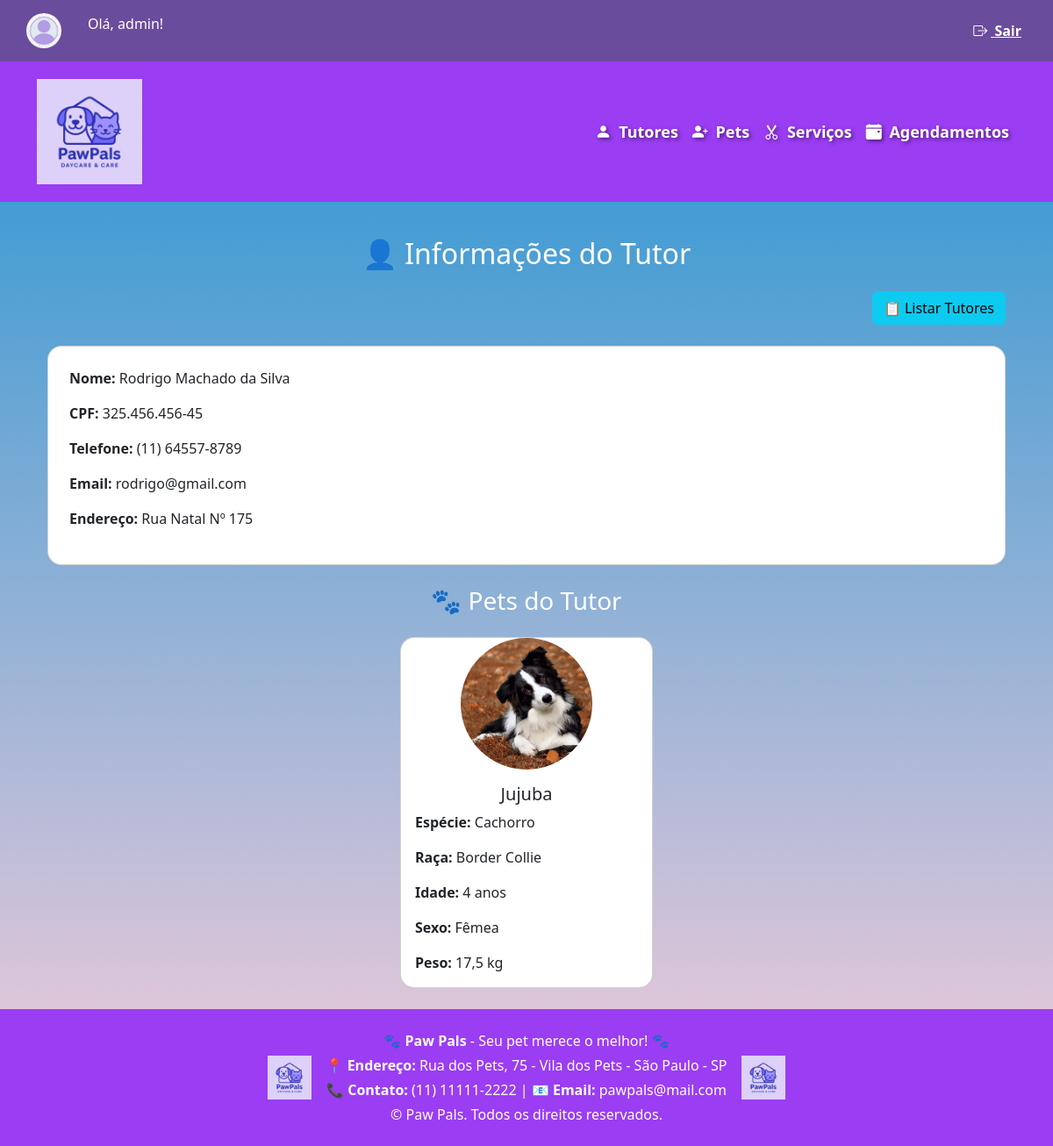
Before: /tutores/1/ (signed in) with the older database file.
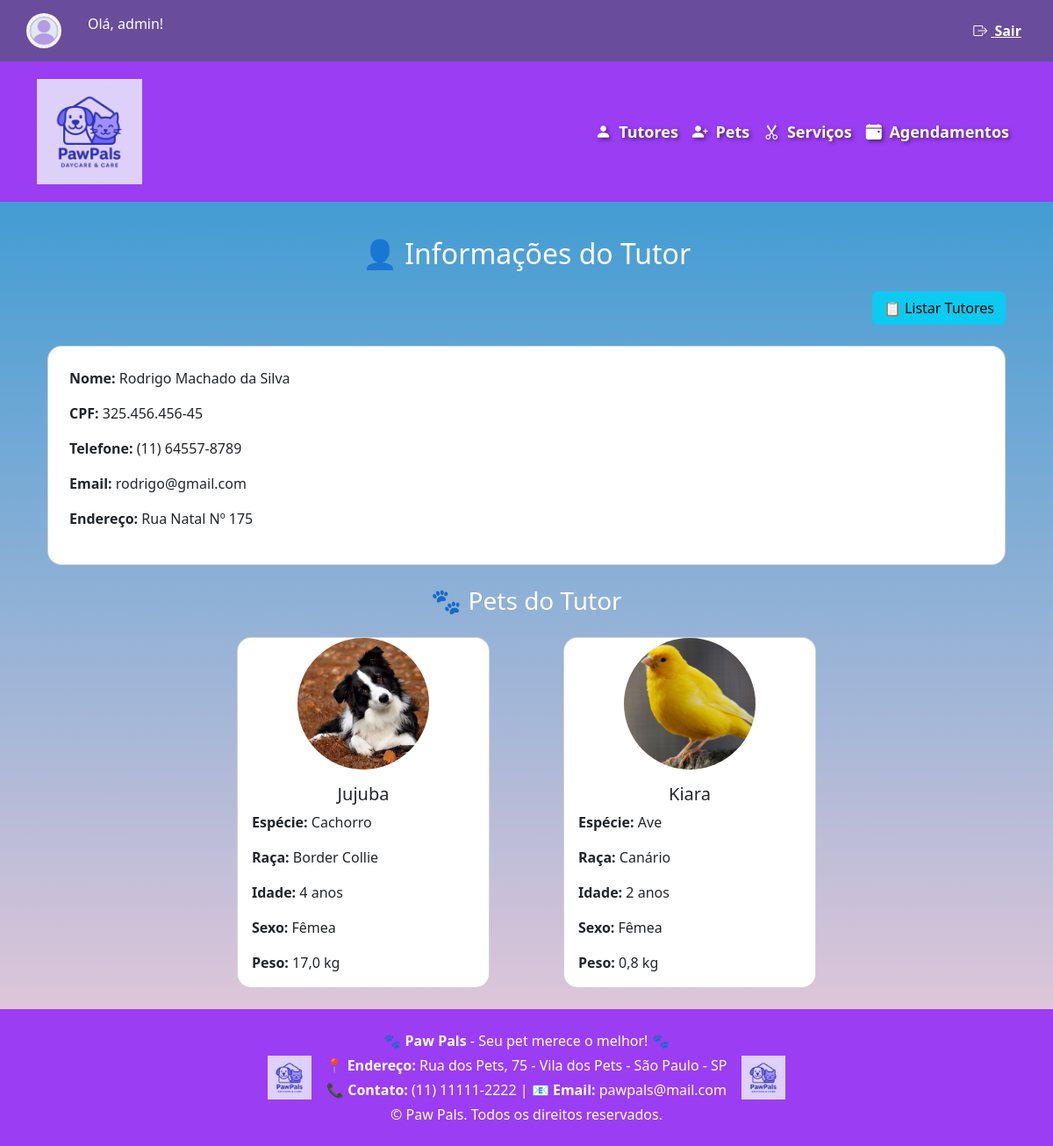
After: the same page with the newer database file.
### klugpet/models.py (models this page shows, shortened)
class Usuario(AbstractUser):
    NIVEL_CHOICES = (
        ('admin', 'Administrador'),
        ('funcionario', 'Funcionário'),
    )
    nivel = models.CharField(max_length=20, choices=NIVEL_CHOICES, default='funcionario')

class Tutor(models.Model):
    nome_completo = models.CharField(max_length=255)
    cpf = models.CharField(max_length=14, unique=True)
    telefone = models.CharField(max_length=20, blank=True, null=True)
    email = models.EmailField(blank=True, null=True)
    endereco = models.TextField(blank=True, null=True)
    cidade = models.TextField(blank=True, null=True)
    estado = models.TextField(blank=True, null=True)
    conheceu = models.TextField(blank=True, null=True)

class Pet(models.Model):
    nome = models.CharField(max_length=100)
    especie = models.CharField(max_length=100)
    raca = models.CharField(max_length=100, blank=True, null=True)
    idade = models.CharField(blank=True, null=True)
    sexo = models.CharField(max_length=100, blank=True, null=True)
    peso = models.FloatField(blank=True, null=True)
    observacoes_medicas = models.TextField(blank=True, null=True)
    foto = models.ImageField(upload_to='pets/', blank=True, null=True)
    tutor = models.ForeignKey(Tutor, on_delete=models.CASCADE)

### klugpet/views.py (the view)
# urls.py: path('tutores/<int:tutor_id>/', views.detalhes_tutor, name='detalhes_tutor'),
@login_required
def detalhes_tutor(request, tutor_id):
    tutor = get_object_or_404(Tutor, id=tutor_id)
    pets = tutor.pet_set.all()
    return render(request, 'detalhes_tutor.html', {'tutor': tutor, 'pets': pets})

### klugpet/templates/detalhes_tutor.html (shortened to what this page needs)
{% extends 'base.html' %}
{% load static %}
{% block content %}
<div class="container mt-3">
    <h2 class="text-center mb-4">👤 Informações do Tutor</h2>
    <div class="text-end mt-3 mb-4">
        <a href="{% url 'listar_tutores' %}" class="btn btn-info">📋 Listar Tutores</a>
    </div>
    <div class="card mb-4 p-4 rounded-4">
        <p><strong>Nome:</strong> {{ tutor.nome_completo }}</p>
        <p><strong>CPF:</strong> {{ tutor.cpf }}</p>
        <p><strong>Telefone:</strong> {{ tutor.telefone }}</p>
        <p><strong>Email:</strong> {{ tutor.email }}</p>
        <p><strong>Endereço:</strong> {{ tutor.endereco }}</p>
    </div>
    <h3 class="text-center mb-4">🐾 Pets do Tutor</h3>
    <div class="row row-cols-1 row-cols-md-2 row-cols-lg-3 g-4 justify-content-center">
        {% for pet in pets %}
        <div class="col d-flex justify-content-center">
            <div class="card h-100 rounded-4" style="width: 18rem;">
                <div class="d-flex justify-content-center">
                    {% if pet.foto %}
                        <img src="{{ pet.foto.url }}" class="card-img-top rounded-circle" alt="{{ pet.nome }}" style="width: 150px; height: 150px; object-fit: cover;">
                    {% else %}
                        <img src="{% static 'img/sem-foto.jpg' %}" class="card-img-top rounded-circle d-block mx-auto" alt="Sem foto" style="width: 150px; height: 150px; object-fit: cover;">
                    {% endif %}
                </div>
                <div class="card-body">
                    <h5 class="card-title text-center">{{ pet.nome }}</h5>
                    <p class="card-text"><strong>Espécie:</strong> {{ pet.especie }}</p>
                    <p class="card-text"><strong>Raça:</strong> {{ pet.raca }}</p>
                    <p class="card-text"><strong>Idade:</strong> {{ pet.idade }} anos</p>
                    <p class="card-text"><strong>Sexo:</strong> {{ pet.sexo }}</p>
                    <p class="card-text"><strong>Peso:</strong> {{ pet.peso }} kg</p>
                </div>
            </div>
        </div>
        {% endfor %}
    </div>
</div>
{% endblock %}

### klugpet/templates/base.html (shortened to what this page needs)
<!DOCTYPE html>
<html lang="pt-br">
<head>
    {% load static %}
    <link rel="stylesheet" href="https://cdn.jsdelivr.net/npm/bootstrap@5.3.0/dist/css/bootstrap.min.css">
    <link rel="stylesheet" href="https://cdn.jsdelivr.net/npm/bootstrap-icons@1.11.3/font/bootstrap-icons.min.css">
</head>
<body>
    <div class="header-top">
        <div class="user-logo">
            {% if user.is_authenticated %}
                <img src="{% static 'img/user_avatar.jpg' %}" alt="Avatar" class="rounded-circle">
                <p class="user-info">Olá, {{ user.username }}!</p>
            {% else %}
                <p class="user-info">Bem-vindo, visitante!</p>
            {% endif %}
        </div>
        <div>
            {% if user.is_authenticated %}
                <form method="POST" action="{% url 'logout' %}" onsubmit="return confirmLogout()">
                    <button type="submit" class="logout-btn"><i class="bi bi-box-arrow-right me-1"></i> Sair</button>
                </form>
            {% endif %}
        </div>
    </div>
    <nav class="navbar navbar-expand-lg navbar-dark">
        <div class="container">
            <a class="navbar-brand d-flex align-items-center" href="{% if user.is_authenticated %}{% url 'home' %}{% else %}{% url 'login' %}{% endif %}">
                <img src="{% static 'img/logo_daycare.png' %}" alt="Logo" width="120" height="120" class="me-3">
            </a>
            <div class="collapse navbar-collapse" id="navbarNav">
                <ul class="navbar-nav ms-auto">
                    <li class="nav-item"><a class="nav-link" href="{% url 'cadastro_tutor' %}"><i class="bi bi-person-fill me-1"></i> Tutores</a></li>
                    <li class="nav-item"><a class="nav-link" href="{% url 'cadastro_pet' %}"><i class="bi bi-person-plus-fill me-1"></i> Pets</a></li>
                    <li class="nav-item"><a class="nav-link" href="{% url 'cadastro_servico' %}"><i class="bi bi-scissors me-1"></i> Serviços</a></li>
                    <li class="nav-item"><a class="nav-link" href="{% url 'agendamento' %}"><i class="bi bi-calendar-event-fill me-1"></i> Agendamentos</a></li>
                </ul>
            </div>
        </div>
    </nav>
    <div class="container content py-4">
        {% block content %}{% endblock %}
    </div>
    <footer class="footer text-white text-center py-4">
        <div class="container d-flex justify-content-center align-items-center flex-wrap gap-3">
            <img src="{% static 'img/logo_daycare.png' %}" alt="Logo" style="width: 50px; height: auto;">
            <div class="text-center">
                <p class="mb-1">🐾 <strong>Paw Pals</strong> - Seu pet merece o melhor! 🐾</p>
                <p class="mb-1">📍 <strong>Endereço:</strong> Rua dos Pets, 75 - Vila dos Pets - São Paulo - SP</p>
                <p class="mb-1">📞 <strong>Contato:</strong> (11) 11111-2222 | 📧 <strong>Email:</strong> pawpals@mail.com</p>
                <p class="mb-0">© Paw Pals. Todos os direitos reservados.</p>
            </div>
            <img src="{% static 'img/logo_daycare.png' %}" alt="Logo" style="width: 50px; height: auto;">
        </div>
    </footer>
</body>
</html>

### klugpet/templates/base.html (style rules this page uses)
body { background: linear-gradient(to top, #f8cdda, #1c92d2); min-height: 100vh; display: flex; flex-direction: column; color: white; }
.footer { background-color: #9b3df3; }
.navbar { background-color: #9b3df3; padding: 15px; }
.navbar-brand, .navbar-nav .nav-link { color: #ffffff !important; font-weight: bold; font-size: 18px; text-shadow: 2px 2px 4px rgba(0, 0, 0, 0.5); }
.content { flex: 1; }
.header-top { background-color: #6a4c9c; padding: 15px 30px; display: flex; justify-content: space-between; align-items: center; color: white; }
.user-info { font-size: 16px; margin-left: 20px; }
.logout-btn { background-color: transparent; border: none; color: white; cursor: pointer; font-weight: bold; text-decoration: underline; }
.user-logo { display: flex; align-items: center; }
.user-logo img { height: 40px; width: 40px; border-radius: 50%; margin-right: 10px; }

Changed rows visible on the page:
changed Pet "Jujuba": peso "17,5" → "17,0"
added Pet: foto (picture), nome "Kiara", especie "Ave", raca "Canário", idade "2", sexo "Fêmea", peso "0,8"
